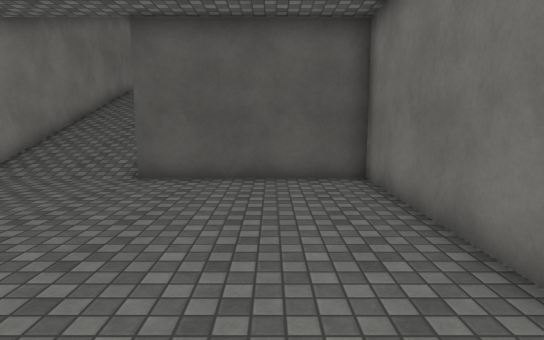
view 1 (above)

19 first-person views from a walk through a Unity game level. The camera is 1.5 m above the floor, tilts 8° down and sees 75° across. The floor is counted in squares, 1 m on a side. Each view is taken from the middle of a square. On the plan, view 1 faces up. The plan holds only what a view shows up to about 16 squares ahead; the rest is blank. The player is left out. Surface patterns are stand-ins for the level's own textures.

view 2
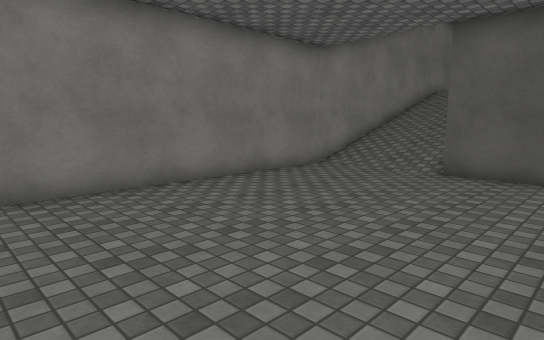

view 3
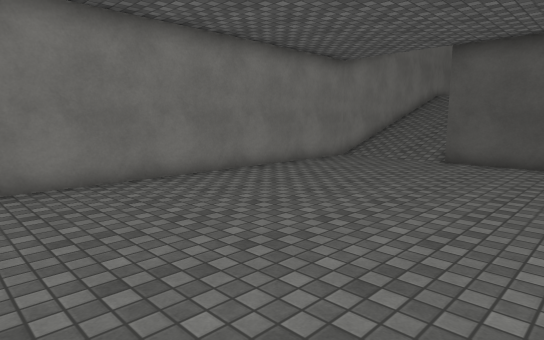

view 4
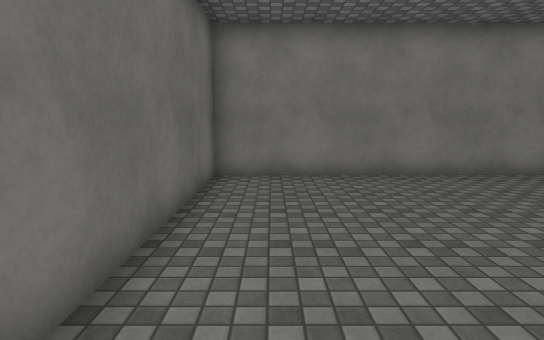

view 5
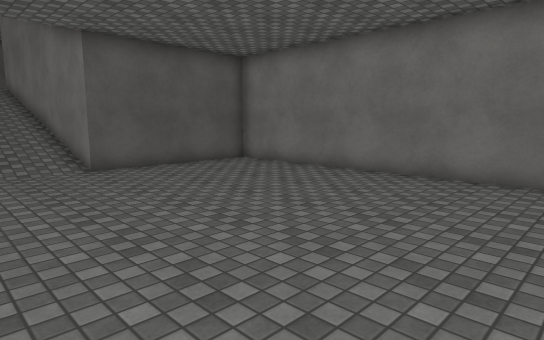

view 6
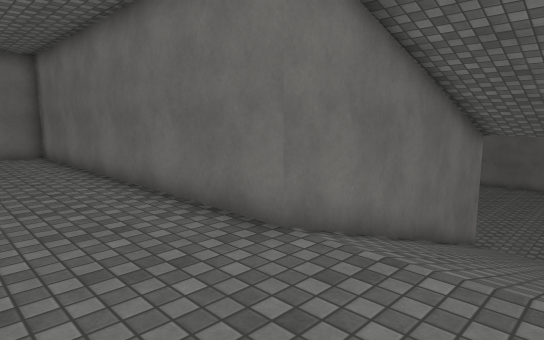

view 7
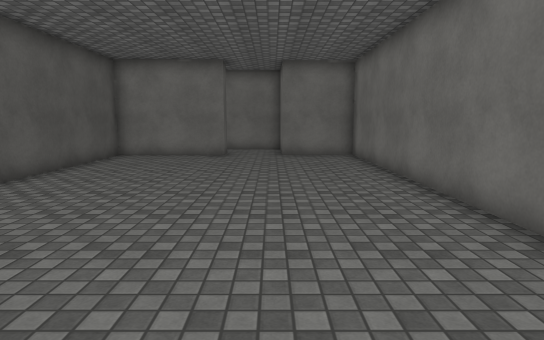

view 8
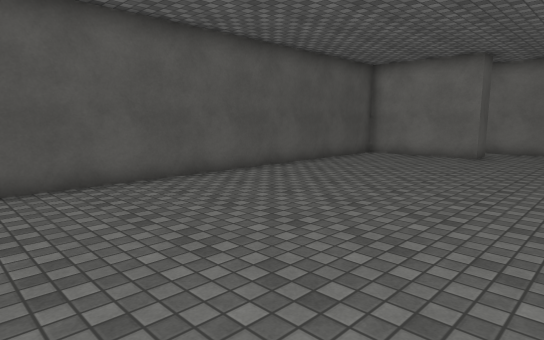

view 9
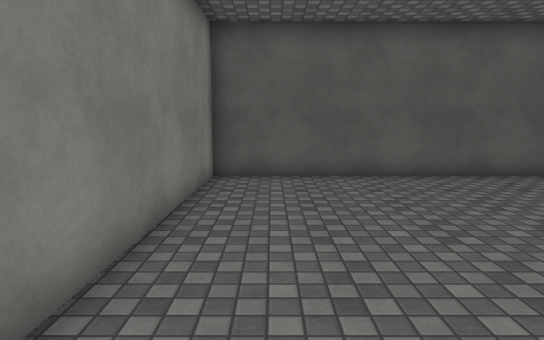

view 10
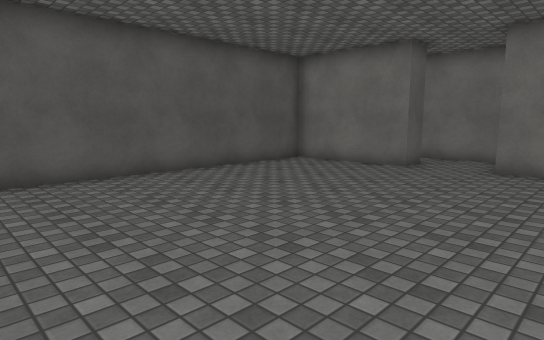

view 11
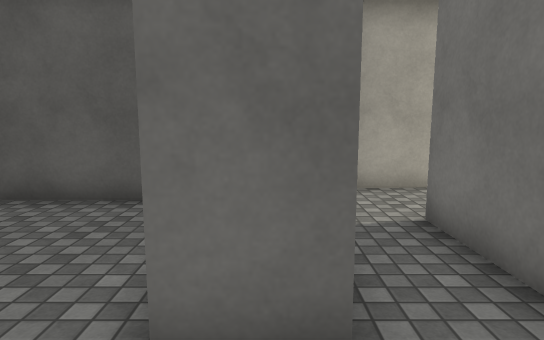

view 12
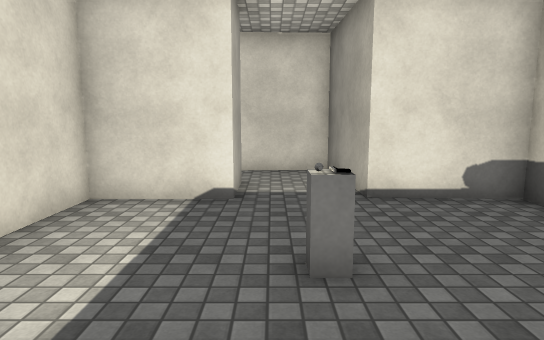

view 13
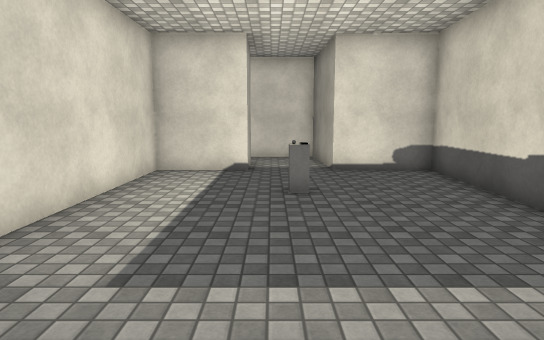

view 14
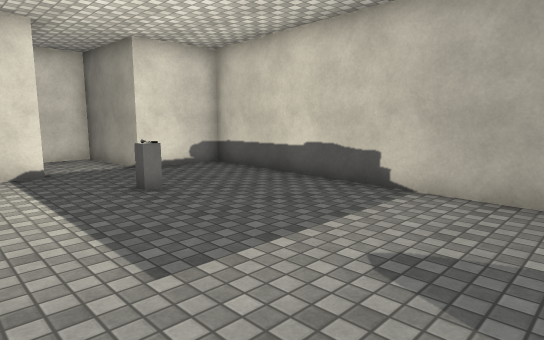

view 15
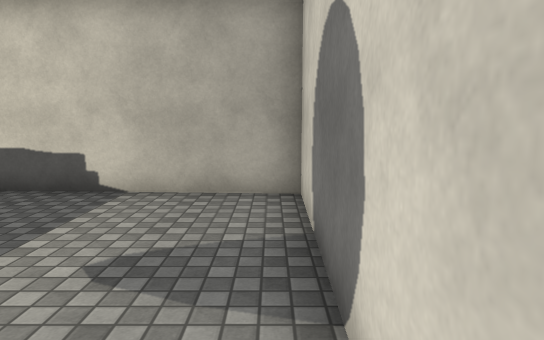

view 16
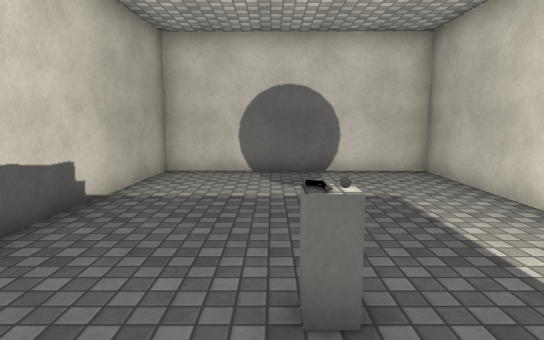

view 17
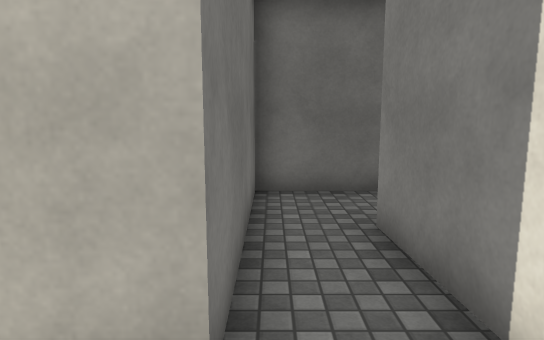

view 18
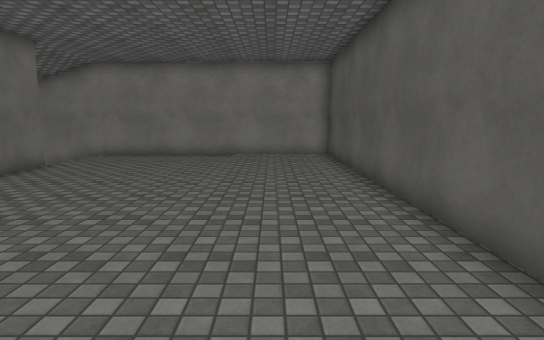

view 19
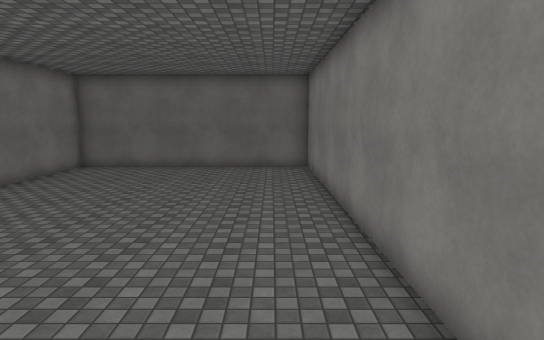

### Floor plan
Key: @ floor where view 1 was taken; # wall or solid block; . main floor; - floor 3 m lower than the main floor; / step, stairs or slope; O other object.
Columns run from 8 left of view 1 to 26 right of it. Each row starts with its distance up from view 1.
 34                       ###########
 33                       #.........###
 32                       #...........#
 31                   #####...........#
 30 ###################.......O.......#
 29 #................##...............#
 28 #................##..##...........#
 27 #................##..##...........#
 26 #................##..##...........#
 25 #................##..##############
 24 #....................#
 23 #....................#
 22 #.................####
 21 #.................#
 20 #.................#
 19 #////##############
 18 # ///#
 17 # ///#
 16 #////#
 15 #////#
 14 #////#
 13 #////#
 12 #////#
 11 #////#
 10 #////#
  9 #----#######
  8 #----------#
  7 #----------#
  6 #----------#
  5 #----------#
  4 #----------#
  3 #----------#
  2 #----------#
  1 #----------#
  0 #-------@--#
 -1 #----------#
 -2 #----------#
 -3 #----------#
 -4 #----------#
 -5 ############

Positions as (right, up) in squares from view 1, and headings:
1: (0, 0), facing up
2: (0, -1), facing up-left
3: (1, -4), facing up-left
4: (2, -3), facing left
5: (-7, -2), facing up-right
6: (-7, 23), facing down-right
7: (-6, 23), facing right
8: (-6, 21), facing up-right
9: (-6, 20), facing up
10: (-2, 20), facing up-right
11: (10, 23), facing up
12: (21, 29), facing left
13: (25, 29), facing left
14: (25, 26), facing up-left
15: (25, 26), facing up
16: (15, 30), facing right
17: (12, 30), facing down
18: (8, 27), facing left
19: (-6, 11), facing down
